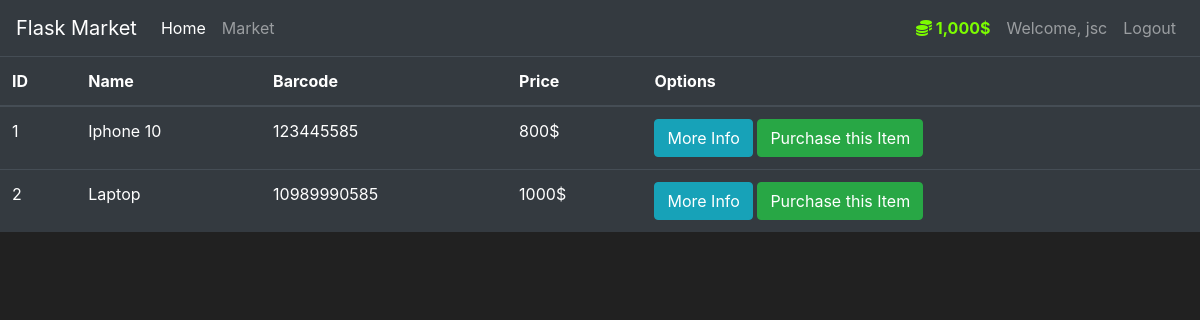
The app's page /market (signed in) with its own data.
### market/models.py (models this page shows, shortened)
class User(db.Model, UserMixin):
    id = db.Column(db.Integer(), primary_key=True)
    username = db.Column(db.String(length=30), nullable=False, unique=True)
    email_address = db.Column(db.String(length=50), nullable=False, unique=True)
    password_hash = db.Column(db.String(length=60), nullable=False)
    budget = db.Column(db.Integer(), nullable=False, default=1000)
    items = db.relationship('item', backref='owned_user', lazy=True)
    @property
    def prettier_budget(self):
        if len(str(self.budget)) >= 4:
            return f'{str(self.budget)[:-3]},{str(self.budget)[-3:]}$'
        else:
            return f"{self.budget}$"
    @property
    def password(self):
        return self.password

class item(db.Model):
    id = db.Column(db.Integer(), primary_key=True)
    name = db.Column(db.String(length=30), nullable=False, unique=True)
    price = db.Column(db.Integer(), nullable=False)
    barcode = db.Column(db.String(length=12), nullable=False, unique=True)
    description = db.Column(db.String(length=1024), nullable=False, unique=True)
    owner = db.Column(db.Integer(), db.ForeignKey('user.id'))

### market/routes.py (the view)
@app.route('/market')
@login_required
def market_page():
    items = item.query.all()
    return render_template('market.html', items=items)

### market/models.py (called while the page is built)
@login_manager.user_loader
def load_user(user_id):
    return User.query.get(int(user_id))

### market/templates/market.html (shortened to what this page needs)
{% extends 'base.html' %}
{% block content %}
      <table class="table table-hover table-dark">
        <thead>
            <tr>
                <th scope="col">ID</th>
                <th scope="col">Name</th>
                <th scope="col">Barcode</th>
                <th scope="col">Price</th>
                <th scope="col">Options</th>
            </tr>
        </thead>
        <tbody>
            {% for item in items %}
                <tr>
                    <td>{{ item.id }}</td>
                    <td>{{ item.name }}</td>
                    <td>{{ item.barcode }}</td>
                    <td>{{ item.price }}$</td>
                    <td>
                        <button class="btn btn-outline btn-info">More Info</button>
                        <button class="btn btn-outline btn-success">Purchase this Item</button>
                    </td>
                </tr>
            {% endfor %}
        </tbody>
    </table>
{% endblock %}

### market/templates/base.html (shortened to what this page needs)
<!doctype html>
<html lang="en">
   <head>
      <link rel="stylesheet" href="https://cdn.jsdelivr.net/npm/bootstrap@4.5.3/dist/css/bootstrap.min.css">
   </head>
   <body>
    <nav class="navbar navbar-expand-md navbar-dark bg-dark">
      <a class="navbar-brand" href="#">Flask Market</a>
      <div class="collapse navbar-collapse" id="navbarNav">
        <ul class="navbar-nav mr-auto">
            <li class="nav-item active">
                <a class="nav-link" href="{{ url_for('home_page') }}">Home <span class="sr-only">(current)</span></a>
            </li>
            <li class="nav-item">
                <a class="nav-link" href="{{ url_for('market_page') }}">Market</a>
            </li>
        </ul>
          {% if current_user.is_authenticated %}
            <ul class="navbar-nav">
                <li class="nav-item">
                    <a class="nav-link" style="color: lawngreen; font-weight: bold">
                        <i class="fas fa-coins"></i>
                        {{ current_user.prettier_budget }}
                    </a>
                </li>
                <li class="nav-item">
                    <a class="nav-link">Welcome, {{ current_user.username }}</a>
                </li>
                <li class="nav-item">
                    <a class="nav-link" href="{{ url_for('logout_page') }}">Logout</a>
                </li>
            </ul>
          {% endif %}
      </div>
    </nav>
      {% block content %}
    {% endblock %}
   </body>
</html>

### market/templates/base.html (style rules this page uses)
body { background-color: #212121; color: white }

### records on screen
User: prettier_budget "1,000$", username "jsc"
item: id "1", name "Iphone 10", barcode "123445585", price "800"
item: id "2", name "Laptop", barcode "10989990585", price "1000"
